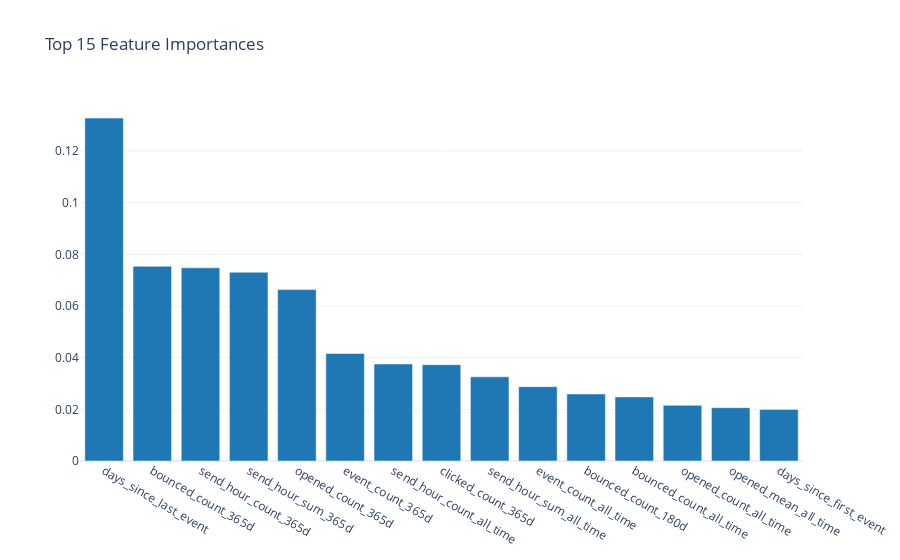

Notebook code cell kept with this figure:
### Markdown cell above
## 8.4 Feature Importance (Random Forest)

### Code cell
rf_model = models["Random Forest"]
importance_df = pd.DataFrame({
    "Feature": feature_cols,
    "Importance": rf_model.feature_importances_
}).sort_values("Importance", ascending=False)

top_n = 15
top_features = importance_df.head(top_n)

fig = charts.bar_chart(
    top_features["Feature"].tolist(),
    top_features["Importance"].tolist(),
    title=f"Top {top_n} Feature Importances"
)
display_figure(fig)

### Figure 1 — Plotly figure (JSON) as saved in the notebook; plotly's stock layout.template omitted (floating-point values rounded to 4 significant figures)
{"data": [{"marker": {"color": "#1f77b4"}, "type": "bar", "x": ["days_since_last_event", "bounced_count_365d", "send_hour_count_365d", "send_hour_sum_365d", "opened_count_365d", "event_count_365d", "send_hour_count_all_time", "clicked_count_365d", "send_hour_sum_all_time", "event_count_all_time", "bounced_count_180d", "bounced_count_all_time", "opened_count_all_time", "opened_mean_all_time", "days_since_first_event"], "y": [0.1328, 0.07539, 0.0748, 0.0731, 0.06637, 0.04163, 0.03758, 0.03729, 0.0326, 0.02878, 0.02596, 0.02482, 0.02156, 0.02065, 0.01999]}], "layout": {"title": {"text": "Top 15 Feature Importances"}, "xaxis": {"title": {}}, "yaxis": {"title": {}}}}
